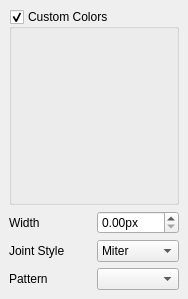
<?xml version="1.0" encoding="UTF-8"?>
<ui version="4.0">
 <class>Dock_Knot_Display</class>
 <widget class="QWidget" name="Dock_Knot_Display">
  <property name="geometry">
   <rect>
    <x>0</x>
    <y>0</y>
    <width>188</width>
    <height>299</height>
   </rect>
  </property>
  <property name="windowTitle">
   <string>Appearance</string>
  </property>
  <property name="windowIcon">
   <iconset theme="format-fill-color">
    <normaloff/>
   </iconset>
  </property>
  <widget class="QWidget" name="central_widget" native="true">
   <property name="geometry">
    <rect>
     <x>9</x>
     <y>9</y>
     <width>170</width>
     <height>281</height>
    </rect>
   </property>
   <layout class="QGridLayout" name="gridLayout_2">
    <item row="0" column="0" colspan="2">
     <widget class="QGroupBox" name="check_custom_colors">
      <property name="title">
       <string>Custom Colors</string>
      </property>
      <property name="checkable">
       <bool>true</bool>
      </property>
      <layout class="QGridLayout" name="gridLayout">
       <item row="0" column="0">
        <widget class="Color_List_Widget" name="list_colors"/>
       </item>
      </layout>
     </widget>
    </item>
    <item row="1" column="0">
     <widget class="QLabel" name="label">
      <property name="text">
       <string>Width</string>
      </property>
     </widget>
    </item>
    <item row="1" column="1">
     <widget class="QDoubleSpinBox" name="spin_width">
      <property name="suffix">
       <string>px</string>
      </property>
      <property name="maximum">
       <double>128.000000000000000</double>
      </property>
     </widget>
    </item>
    <item row="2" column="0">
     <widget class="QLabel" name="label_2">
      <property name="text">
       <string>Joint Style</string>
      </property>
     </widget>
    </item>
    <item row="2" column="1">
     <widget class="QComboBox" name="combo_joint">
      <property name="currentIndex">
       <number>1</number>
      </property>
      <item>
       <property name="text">
        <string>Bevel</string>
       </property>
       <property name="icon">
        <iconset theme="stroke-join-bevel">
         <normaloff/>
        </iconset>
       </property>
      </item>
      <item>
       <property name="text">
        <string>Miter</string>
       </property>
       <property name="icon">
        <iconset theme="stroke-join-miter">
         <normaloff/>
        </iconset>
       </property>
      </item>
      <item>
       <property name="text">
        <string>Round</string>
       </property>
       <property name="icon">
        <iconset theme="stroke-join-round">
         <normaloff/>
        </iconset>
       </property>
      </item>
     </widget>
    </item>
    <item row="3" column="0">
     <widget class="QLabel" name="label_3">
      <property name="text">
       <string>Pattern</string>
      </property>
     </widget>
    </item>
    <item row="3" column="1">
     <widget class="QComboBox" name="combo_brush_style">
      <property name="iconSize">
       <size>
        <width>32</width>
        <height>16</height>
       </size>
      </property>
     </widget>
    </item>
   </layout>
  </widget>
 </widget>
 <customwidgets>
  <customwidget>
   <class>Color_List_Widget</class>
   <extends>QWidget</extends>
   <header>color_list_widget.hpp</header>
  </customwidget>
 </customwidgets>
 <resources/>
 <connections/>
</ui>
